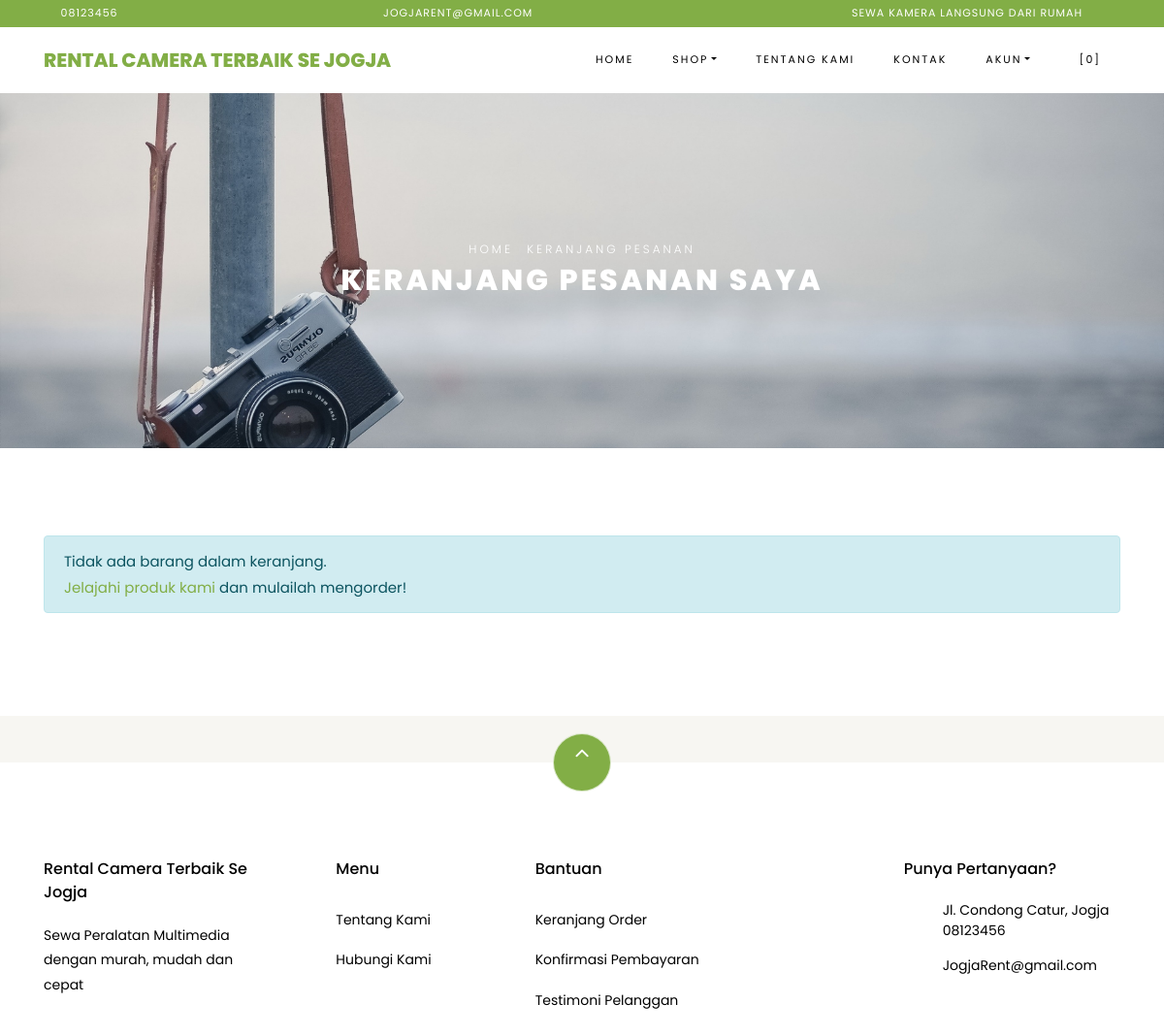
The app's page /index.php/shop/cart with its own data.
### tables this page shows
CREATE TABLE `settings` (
  `id` int(10) NOT NULL,
  `key` varchar(32) NOT NULL,
  `content` text NOT NULL
);

### application/helpers/themes_helper.php (called while the page is built, shortened)
<?php
if ( ! function_exists('get_theme_name'))
{
    function get_theme_name() {
        $current_theme = get_settings('current_theme_name');
        return ($current_theme) ? $current_theme : false;
    }
}
if ( ! function_exists('get_template_part'))
{
    function get_template_part($file_name = null, $params = array()) {
        if ($file_name !== '') {
            $current_theme = get_theme_name();
            if ( file_exists($file_location = VIEWPATH .'themes/'. $current_theme .'/'. $file_name .'.php')) {
                $CI =& get_instance();
                $CI->load->view('themes/'. $current_theme .'/'. $file_name, $params);
            }
            else {
                echo '<div>Kesalahan: berkas tema <b>'. $file_name .'.php</b> tidak ditemukan.<br>Lokasi berkas: <b>'. $file_location .'</b></div>';
            }
        }
    }
}
if ( ! function_exists('get_header'))
{
    function get_header($params = null, $section = '', $current_section = '') {
        $load_params = array();
        if ( is_null($params)) {
            $load_params['title'] = get_settings('site_name');
        }
        else if ( is_string($params)) {
            $load_params['title'] = $params;
        }
        $load_params['sidebar_section'] = $section;
        $load_params['current_section'] = $current_section;
        get_template_part('header', $load_params);
    }
}
if ( ! function_exists('get_footer'))
{
    function get_footer($params = array()) {
        get_template_part('footer', $params);
    }
}
if ( ! function_exists('get_theme_uri'))
{
    function get_theme_uri($file_name = null, $theme_name = NULL)
    {
        $theme_name = ($theme_name == NULL) ? get_theme_name() : $theme_name;
        return is_null($file_name) ? base_url('assets/themes/'. $theme_name .'/') : base_url('assets/themes/'. $theme_name .'/'. $file_name) ;
    }
}

### application/controllers/Shop.php (called while the page is built, shortened)
<?php
class Shop extends CI_Controller {
    public function cart()
    {
        $cart['carts'] = $this->cart->contents();
        $cart['total_cart'] = $this->cart->total();
        $ongkir = ($cart['total_cart'] >= get_settings('min_shop_to_free_shipping_cost')) ? 0 : get_settings('shipping_cost');
        $cart['total_price'] = $cart['total_cart'] + $ongkir;
        get_header('Keranjang Belanja');
        get_template_part('shop/cart', $cart);
        get_footer();
    }
}

### index.php (called while the page is built, shortened)
<?php
require_once BASEPATH . 'core/CodeIgniter.php';

### application/helpers/global_helper.php (called while the page is built, shortened)
<?php
if (!function_exists('get_settings')) {
    function get_settings($key = '')
    {
        $CI = &get_instance();
        $row = $CI->db
            ->select('content')
            ->where('key', $key)
            ->get('settings')
            ->row();
        return $row->content;
    }
}
if (!function_exists('get_store_name')) {
    function get_store_name()
    {
        return get_settings('store_name');
    }
}

### application/helpers/session_helper.php (called while the page is built, shortened)
<?php
if (!function_exists('init')) {
    function init()
    {
        $CI = &get_instance();
        return $CI;
    }
}
if (!function_exists('session_data')) {
    function session_data()
    {
        $CI = init();
        $read_session_in_cookie = get_cookie('__ACTIVE_SESSION_DATA');
        $read_session_in_session = $CI->session->userdata('__ACTIVE_SESSION_DATA');
        if ($read_session_in_cookie) {
            $read_data = $CI->encryption->decrypt($read_session_in_cookie);
            $read_data = json_decode($read_data);
            return $read_data;
        } else if ($read_session_in_session) {
            $read_data = $CI->encryption->decrypt($read_session_in_session);
            $read_data = json_decode($read_data);
            return $read_data;
        } else {
            $default_session = new stdClass();
            $default_session->is_login = FALSE;
            $default_session->user_id = 0;
            $default_session->login_at = 0;
            $default_session->remember_me = FALSE;
            return $default_session;
        }
    }
}

### application/views/themes/vegefoods/shop/cart.php (the view, shortened to what this page needs)
<div class="hero-wrap hero-bread" style="background-image: url('<?php echo get_theme_uri('images/background_cam.jpg'); ?>');">
    <div class="container">
      <div class="row no-gutters slider-text align-items-center justify-content-center">
        <div class="col-md-9 ftco-animate text-center">
            <p class="breadcrumbs"><span class="mr-2"><?php echo anchor(base_url(), 'Home'); ?></span> <span>Keranjang Pesanan</span></p>
          <h1 class="mb-0 bread">Keranjang Pesanan Saya</h1>
        </div>
      </div>
    </div>
  </div>
  <section class="ftco-section ftco-Keranjang Belanja">
          <div class="container">
          <?php if ( count($carts) > 0) : ?>
            <form action="<?php echo site_url('shop/checkout'); ?>" method="POST">
              <div class="row">
              <div class="col-md-12 ftco-animate">
                  <div class="cart-list">
                      <table class="table">
                          <thead class="thead-primary">
                            <tr class="text-center">
                              <th>&nbsp;</th>
                              <th>&nbsp;</th>
                              <th>Produk</th>
                              <th>Harga</th>
                              <th>Kuantitas</th>
                              <th>Sub Total</th>
                            </tr>
                          </thead>
                          <tbody>
                              <?php foreach ($carts as $item) : ?>
                            <tr class="text-center cart-<?php echo $item['rowid']; ?>">
                              <td class="product-remove"><a href="#" class="remove-item" data-rowid="<?php echo $item['rowid']; ?>"><span class="ion-ios-close"></span></a></td>
                              <td class="image-prod"><div class="img img-fluid rounded" style="background-image:url(<?php echo get_product_image($item['id']); ?>);"></div></td>
                              <td class="product-name">
                                  <h3><?php echo $item['name']; ?></h3>
                              </td>
                              <td class="price">Rp <?php echo format_rupiah($item['price']); ?></td>
                              <td class="quantity">
                                  <div class="input-group mb-3">
                                   <input type="text" name="quantity[<?php echo $item['rowid']; ?>]" class="quantity form-control input-number" value="<?php echo $item['qty']; ?>" min="1" max="100">
                                </div>
                            </td>
                              <td class="total">Rp <?php echo format_rupiah($item['subtotal']); ?></td>
                            </tr>
                              <?php endforeach; ?>
                          </tbody>
                        </table>
                    </div>
              </div>
          </div>
          <div class="row justify-content-end">
              <div class="col-lg-4 mt-5 cart-wrap ftco-animate">
                  <div class="cart-total mb-3">
                      <h3>Kode Kupon</h3>
                      <p>Punya kode kupon? Gunakan kupon kamu untuk mendapatkan potongan harga menarik</p>
                <div class="form-group">
                    <label for="code">Kode:</label>
                  <input id="code" name="coupon_code" type="text" class="form-control text-left px-3" placeholder="">
                </div>
                  </div>
              </div>
              <div class="col-lg-4 mt-5 cart-wrap ftco-animate">
                  <div class="cart-total mb-3">
                      <h3>Rincian Keranjang</h3>
                      <p class="d-flex">
                          <span>Subtotal</span>
                          <span class="n-subtotal font-weight-bold">Rp <?php echo format_rupiah($total_cart); ?></span>
                      </p>
                      <p class="d-flex">
                          <span>Biaya pengiriman</span>
                          <?php if ( $total_cart >= get_settings('min_shop_to_free_shipping_cost')) : ?>
                          <span class="n-ongkir font-weight-bold">Gratis</span>
                          <?php else : ?>
                            <span class="n-ongkir font-weight-bold">Rp <?php echo format_rupiah(get_settings('shipping_cost')); ?></span>
                          <?php endif; ?>
                      </p>
                      <hr>
                      <p class="d-flex total-price">
                          <span>Total</span>
                          <span class="n-total font-weight-bold">Rp <?php echo format_rupiah($total_price); ?></span>
                      </p>
                  </div>
                  <p><button type="submit" class="btn btn-primary py-3 px-4">Checkout</button></p>
              </div>
          </div>
          </form>
          <?php else : ?>
            <div class="row">
              <div class="col-md-12 ftco-animate">
                <div class="alert alert-info">Tidak ada barang dalam keranjang.<br><?php echo anchor('browse', 'Jelajahi produk kami'); ?> dan mulailah mengorder!</div>
              </div>
            </div>
          <?php endif; ?>
          </div>
      </section>

### application/views/themes/vegefoods/header.php (shortened to what this page needs)
?><!DOCTYPE html>
<html lang="en">
  <head>
    <link rel="stylesheet" href="<?php echo get_theme_uri('css/open-iconic-bootstrap.min.css'); ?>">
    <link rel="stylesheet" href="<?php echo get_theme_uri('css/animate.css'); ?>">
    <link rel="stylesheet" href="<?php echo get_theme_uri('css/owl.carousel.min.css'); ?>">
    <link rel="stylesheet" href="<?php echo get_theme_uri('css/owl.theme.default.min.css'); ?>">
    <link rel="stylesheet" href="<?php echo get_theme_uri('css/magnific-popup.css'); ?>">
    <link rel="stylesheet" href="<?php echo get_theme_uri('css/aos.css'); ?>">
	<link rel="stylesheet" href="<?php echo get_theme_uri('css/ionicons.min.css'); ?>">
	<link rel="stylesheet" href="<?php echo get_theme_uri('js/plugins/@fortawesome/fontawesome-free/css/all.min.css', 'argon'); ?>">
    <link rel="stylesheet" href="<?php echo get_theme_uri('css/bootstrap-datepicker.css'); ?>">
    <link rel="stylesheet" href="<?php echo get_theme_uri('css/jquery.timepicker.css'); ?>">
    <link rel="stylesheet" href="<?php echo get_theme_uri('css/flaticon.css'); ?>">
    <link rel="stylesheet" href="<?php echo get_theme_uri('css/icomoon.css'); ?>">
	<link rel="stylesheet" href="<?php echo get_theme_uri('css/style.css'); ?>">
	<link rel="stylesheet" href="<?php echo base_url('assets/plugins/toastr/toastr.min.css'); ?>">
  </head>
  <body class="goto-here">
		<div class="py-1 bg-primary">
    	<div class="container">
    		<div class="row no-gutters d-flex align-items-start align-items-center px-md-0">
	    		<div class="col-lg-12 d-block">
		    		<div class="row d-flex">
		    			<div class="col-md pr-4 d-flex topper align-items-center">
					    	<div class="icon mr-2 d-flex justify-content-center align-items-center"><span class="icon-phone2"></span></div>
						    <span class="text"><?php echo get_settings('store_phone_number'); ?></span>
					    </div>
					    <div class="col-md pr-4 d-flex topper align-items-center">
					    	<div class="icon mr-2 d-flex justify-content-center align-items-center"><span class="icon-paper-plane"></span></div>
						    <span class="text"><?php echo get_settings('store_email'); ?></span>
					    </div>
					    <div class="col-md-5 pr-4 d-flex topper align-items-center text-lg-right">
						    <span class="text"><?php echo get_settings('store_tagline'); ?></span>
					    </div>
				    </div>
			    </div>
		    </div>
		  </div>
    </div>
    <nav class="navbar navbar-expand-lg navbar-dark ftco_navbar bg-dark ftco-navbar-light" id="ftco-navbar">
	    <div class="container">
	      <a class="navbar-brand" href="<?php echo base_url(); ?>"><?php echo get_store_name(); ?></a>
	      <div class="collapse navbar-collapse" id="ftco-nav">
	        <ul class="navbar-nav ml-auto">
	          <li class="nav-item active"><a href="<?php echo base_url(); ?>" class="nav-link">Home</a></li>
	          <li class="nav-item dropdown">
              <a class="nav-link dropdown-toggle" href="#" id="dropdown04" data-toggle="dropdown" aria-haspopup="true" aria-expanded="false">Shop</a>
            </li>
	          <li class="nav-item"><a href="<?php echo site_url('pages/about'); ?>" class="nav-link">Tentang Kami</a></li>
              <li class="nav-item"><a href="<?php echo site_url('pages/contact'); ?>" class="nav-link">Kontak</a></li>
              <li class="nav-item dropdown">
              <a class="nav-link dropdown-toggle" href="#" id="dropdown05" data-toggle="dropdown" aria-haspopup="true" aria-expanded="false">Akun</a>
            </li>
	          <li class="nav-item cta cta-colored"><a href="<?php echo site_url('shop/cart'); ?>" class="nav-link"><span class="icon-shopping_cart"></span>[<span class="cart-item-total">0</span>]</a></li>
	        </ul>
	      </div>
	    </div>
	  </nav>

### application/views/themes/vegefoods/footer.php (shortened to what this page needs)
<section class="ftco-section ftco-no-pt ftco-no-pb py-5 bg-light">
    <div class="container py-4">
    </div>
  </section>
  <footer class="ftco-footer ftco-section">
    <div class="container">
        <div class="row">
            <div class="mouse">
                      <a href="#" class="mouse-icon">
                          <div class="mouse-wheel"><span class="ion-ios-arrow-up"></span></div>
                      </a>
                  </div>
        </div>
      <div class="row mb-5">
        <div class="col-md">
          <div class="ftco-footer-widget mb-4">
            <h2 class="ftco-heading-2"><?php echo get_store_name(); ?></h2>
            <p><?php echo get_settings('store_description'); ?></p>
          </div>
        </div>
        <div class="col-md">
          <div class="ftco-footer-widget mb-4 ml-md-5">
            <h2 class="ftco-heading-2">Menu</h2>
            <ul class="list-unstyled">
              <li><a href="<?php echo site_url('pages/about'); ?>" class="py-2 d-block">Tentang Kami</a></li>
              <li><a href="<?php echo site_url('pages/contact'); ?>" class="py-2 d-block">Hubungi Kami</a></li>
            </ul>
          </div>
        </div>
        <div class="col-md-4">
           <div class="ftco-footer-widget mb-4">
            <h2 class="ftco-heading-2">Bantuan</h2>
            <div class="d-flex">
                <ul class="list-unstyled mr-l-5 pr-l-3 mr-4">
                  <li><a href="<?php echo site_url('shop/cart'); ?>" class="py-2 d-block">Keranjang Order</a></li>
                  <li><a href="<?php echo site_url('customer/payments/confirm'); ?>" class="py-2 d-block">Konfirmasi Pembayaran</a></li>
                  <li><a href="<?php echo site_url('shop/testimonial'); ?>" class="py-2 d-block">Testimoni Pelanggan</a></li>
                </ul>
              </div>
          </div>
        </div>
        <div class="col-md">
          <div class="ftco-footer-widget mb-4">
              <h2 class="ftco-heading-2">Punya Pertanyaan?</h2>
              <div class="block-23 mb-3">
                <ul>
                  <li><span class="icon icon-map-marker"></span><span class="text"><?php echo get_settings('store_address'); ?></span></li>
                  <li><a href="#"><span class="icon icon-phone"></span><span class="text"><?php echo get_settings('store_phone_number'); ?></span></a></li>
                  <li><a href="#"><span class="icon icon-envelope"></span><span class="text"><?php echo get_settings('store_email'); ?></span></a></li>
                </ul>
              </div>
          </div>
        </div>
      </div>
    </div>
  </footer>
</body>
</html>

### records on screen
settings: content "08123456"
settings: content "JOGJARENT@GMAIL.COM", content "JogjaRent@gmail.com"
settings: content "SEWA KAMERA LANGSUNG DARI RUMAH"
settings: content "RENTAL CAMERA TERBAIK SE JOGJA", content "Rental Camera Terbaik Se Jogja"
settings: content (picture)
settings: content "Sewa Peralatan Multimedia dengan murah, mudah dan cepat"
settings: content "Jl. Condong Catur, Jogja"

### other values on screen
anchor(base_url(), 'Home') "HOME"
anchor('browse', 'Jelajahi produk kami') "Jelajahi produk kami"
